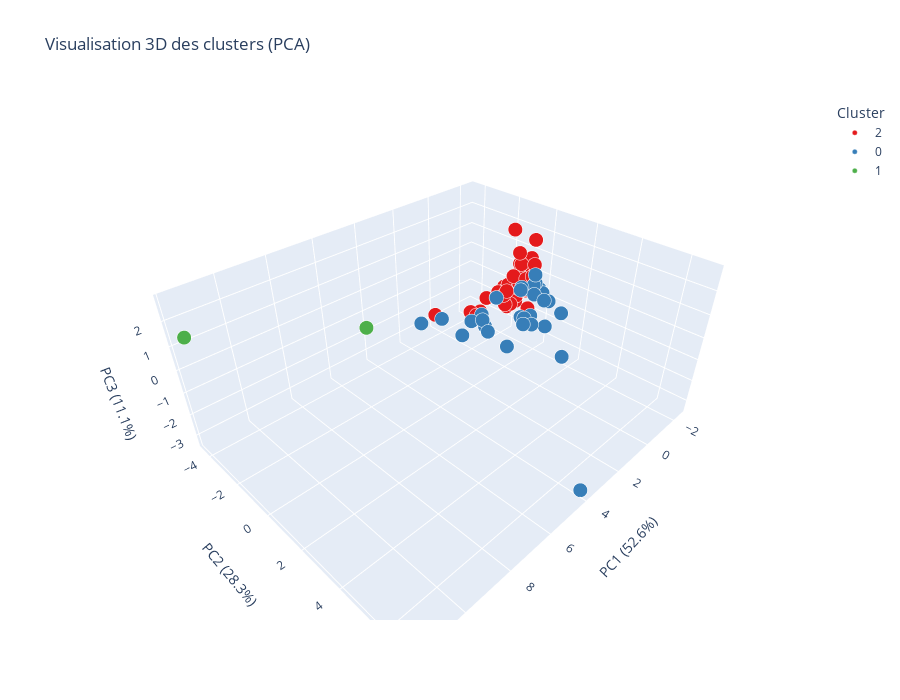

Source (notebook cell):
### Code cell
# Visualisation 3D
pca_3d = PCA(n_components=3)
X_pca_3d = pca_3d.fit_transform(X_scaled)

viz_df_3d = pd.DataFrame({
    'PC1': X_pca_3d[:, 0],
    'PC2': X_pca_3d[:, 1],
    'PC3': X_pca_3d[:, 2],
    'Cluster': customer_data[cluster_column].astype(str),
    'CustomerID': customer_data['customerID'].values,
    'Recency': customer_data['recency'].values,
    'Frequency': customer_data['frequency'].values,
    'Monetary': customer_data['monetary'].values
})

fig_3d = px.scatter_3d(viz_df_3d, x='PC1', y='PC2', z='PC3', color='Cluster',
                       hover_data=['CustomerID', 'Recency', 'Frequency', 'Monetary'],
                       title='Visualisation 3D des clusters (PCA)',
                       labels={'PC1': f'PC1 ({pca_3d.explained_variance_ratio_[0]:.1%})',
                               'PC2': f'PC2 ({pca_3d.explained_variance_ratio_[1]:.1%})',
                               'PC3': f'PC3 ({pca_3d.explained_variance_ratio_[2]:.1%})'},
                       color_discrete_sequence=px.colors.qualitative.Set1)

fig_3d.update_traces(marker=dict(size=5, line=dict(width=0.3, color='white')))
fig_3d.update_layout(height=700)
fig_3d.show()

### Figure 1 — Plotly figure (JSON) as saved in the notebook; plotly's stock layout.template omitted (floating-point values rounded to 4 significant figures; data arrays with more than 128 entries replaced by an {"elided": "..."} marker saying what was removed)
{"data": [{"customdata": {"elided": "57x4 mixed values"}, "hovertemplate": "Cluster=2<br>PC1 (52.6%)=%{x}<br>PC2 (28.3%)=%{y}<br>PC3 (11.1%)=%{z}<br>CustomerID=%{customdata[0]}<br>Recency=%{customdata[1]}<br>Frequency=%{customdata[2]}<br>Monetary=%{customdata[3]}<extra></extra>", "legendgroup": "2", "marker": {"color": "rgb(228,26,28)", "line": {"color": "white", "width": 0.3}, "size": 5, "symbol": "circle"}, "mode": "markers", "name": "2", "scene": "scene", "showlegend": true, "type": "scatter3d", "x": [-0.5008, -0.7847, -0.388, -0.6025, 1.022, -1.623, -1.564, -0.5592, -0.6182, -0.809, -1.08, -2.315, -1.722, -0.9197, 0.0126, -1.225, -0.8138, -1.337, -1.558, -1.442, -1.717, 0.2825, -1.01, -0.3811, -1.126, -1.423, -1.426, -1.167, -0.3064, -0.06009, -0.7863, 2.054, -0.8287, -0.6582, -0.9602, -0.1627, -1.484, -1.867, -1.672, -1.121, -0.9567, -1.271, -2.366, 0.6538, -0.9737, -0.795, -0.2049, -1.088, -0.9011, -0.6316, 0.9286, -0.7371, -0.8521, -0.005521, -1.338, -0.5592, -0.5733], "y": [-0.2274, -0.7114, -1.576, 0.3497, -1.203, -0.9874, -0.7633, 0.04431, 0.7235, 0.4454, 0.2823, -2.101, -1.152, -1.023, -0.1808, 0.09703, -0.2055, -0.6596, -0.6042, -0.9826, -1.403, -0.445, -0.9174, -0.1955, -0.8575, -0.8112, -0.6422, -0.6917, 0.4194, -0.3401, -0.07498, -2.286, -0.2507, -0.1568, -0.4221, -0.04, -0.7308, -2.161, -1.078, -0.2762, -0.2374, 0.1086, -2.237, -0.9903, 0.2669, 0.5496, -0.2623, -0.3689, 0.1136, -0.5849, -0.9479, -0.239, -0.9018, -0.1447, -0.7148, -0.01917, 0.6864], "z": [0.6946, 0.005408, -0.8397, 0.7421, -0.8042, -0.2526, 0.7011, 0.4555, 1.512, 0.1861, 0.8171, -1.38, -0.09608, -0.7335, -0.4275, 1.385, 0.01751, 0.3261, 0.3361, -0.2416, -0.9467, -0.1037, -0.5727, 2.803, -0.6018, -0.5691, -0.242, 0.07883, 0.3645, -0.07648, 1.197, -0.9646, -0.3011, -0.2732, -0.6711, -0.4136, -0.1604, -1.354, -0.6038, 0.1953, -0.2636, 0.279, -1.286, -0.8372, -0.837, 2.471, -0.6428, 0.0783, -0.01145, 0.1129, -0.898, -0.5872, -0.7726, 0.2172, -0.4848, 1.797, 0.9915]}, {"customdata": [["ANATR", 63, 4, 1403.0], ["ANTON", 98, 7, 7024.0], ["BOLID", 43, 3, 4233.0], ["COMMI", 14, 5, 3811.0], ["CONSH", 103, 3, 1719.0], ["DRACD", 2, 6, 3763.0], ["DUMON", 79, 4, 1616.0], ["FAMIA", 187, 7, 4108.0], ["FOLIG", 135, 5, 11670.0], ["FRANR", 43, 3, 3172.0], ["FRANS", 6, 6, 1546.0], ["GALED", 62, 5, 836.7], ["GROSR", 139, 2, 1489.0], ["HUNGC", 240, 5, 3063.0], ["LAUGB", 125, 3, 522.5], ["LETSS", 83, 4, 3076.0], ["MORGK", 55, 5, 5042.0], ["NORTS", 7, 3, 649], ["OCEAN", 37, 5, 3460.0], ["PERIC", 1, 6, 4242.0], ["PRINI", 28, 5, 5045.0], ["RANCH", 23, 5, 2844.0], ["ROMEY", 27, 5, 1467.0], ["SANTG", 26, 6, 5735.0], ["THEBI", 35, 4, 3361], ["THECR", 30, 3, 1947.0], ["TOMSP", 44, 6, 4778.0], ["TRADH", 107, 6, 6851.0], ["TRAIH", 118, 3, 1571.0], ["VINET", 175, 5, 1480]], "hovertemplate": "Cluster=0<br>PC1 (52.6%)=%{x}<br>PC2 (28.3%)=%{y}<br>PC3 (11.1%)=%{z}<br>CustomerID=%{customdata[0]}<br>Recency=%{customdata[1]}<br>Frequency=%{customdata[2]}<br>Monetary=%{customdata[3]}<extra></extra>", "legendgroup": "0", "marker": {"color": "rgb(55,126,184)", "line": {"color": "white", "width": 0.3}, "size": 5, "symbol": "circle"}, "mode": "markers", "name": "0", "scene": "scene", "showlegend": true, "type": "scatter3d", "x": [1.075, 1.07, 0.6419, -0.23, 2.007, -0.5782, 1.309, 2.679, 1.844, 0.2377, -0.3985, 0.747, 3.894, 3.854, 2.454, 0.7713, 0.6074, 0.2091, -0.139, -0.5773, -0.03846, -0.1873, 0.1631, -0.2627, 0.4633, 0.1915, 0.2207, 1.359, 2.014, 3.037], "y": [2.059, -0.5235, 3.314, 1.834, 1.672, 1.092, 1.832, -1.239, -0.3828, 0.8126, 1.001, 1.166, 6.834, -1.186, 1.054, -0.02586, 1.323, 2.77, 1.15, 1.255, 1.139, 1.076, 1.89, 0.7162, 2.258, 1.412, 0.8483, -0.06267, 0.3686, 0.2556], "z": [0.03622, -0.6168, -1.073, 0.4422, -0.7241, 0.5718, 0.04818, -0.442, -0.5461, 0.8504, 0.8781, 1.071, -3.374, -0.1186, -0.1235, 0.2585, -0.1972, 0.4767, 1.394, 0.4549, -0.4308, 0.8859, 0.6598, 0.5427, -0.2298, 0.7442, -0.5114, -0.8672, -0.08726, -0.3849]}, {"customdata": [["CENTC", 657, 1, 100.8], ["LAZYK", 349, 2, 357]], "hovertemplate": "Cluster=1<br>PC1 (52.6%)=%{x}<br>PC2 (28.3%)=%{y}<br>PC3 (11.1%)=%{z}<br>CustomerID=%{customdata[0]}<br>Recency=%{customdata[1]}<br>Frequency=%{customdata[2]}<br>Monetary=%{customdata[3]}<extra></extra>", "legendgroup": "1", "marker": {"color": "rgb(77,175,74)", "line": {"color": "white", "width": 0.3}, "size": 5, "symbol": "circle"}, "mode": "markers", "name": "1", "scene": "scene", "showlegend": true, "type": "scatter3d", "x": [11.66, 6.219], "y": [-4.426, -1.568], "z": [1.332, 0.5669]}], "layout": {"height": 700, "legend": {"title": {"text": "Cluster"}, "tracegroupgap": 0}, "scene": {"domain": {"x": [0, 1], "y": [0, 1]}, "xaxis": {"title": {"text": "PC1 (52.6%)"}}, "yaxis": {"title": {"text": "PC2 (28.3%)"}}, "zaxis": {"title": {"text": "PC3 (11.1%)"}}}, "title": {"text": "Visualisation 3D des clusters (PCA)"}}}
